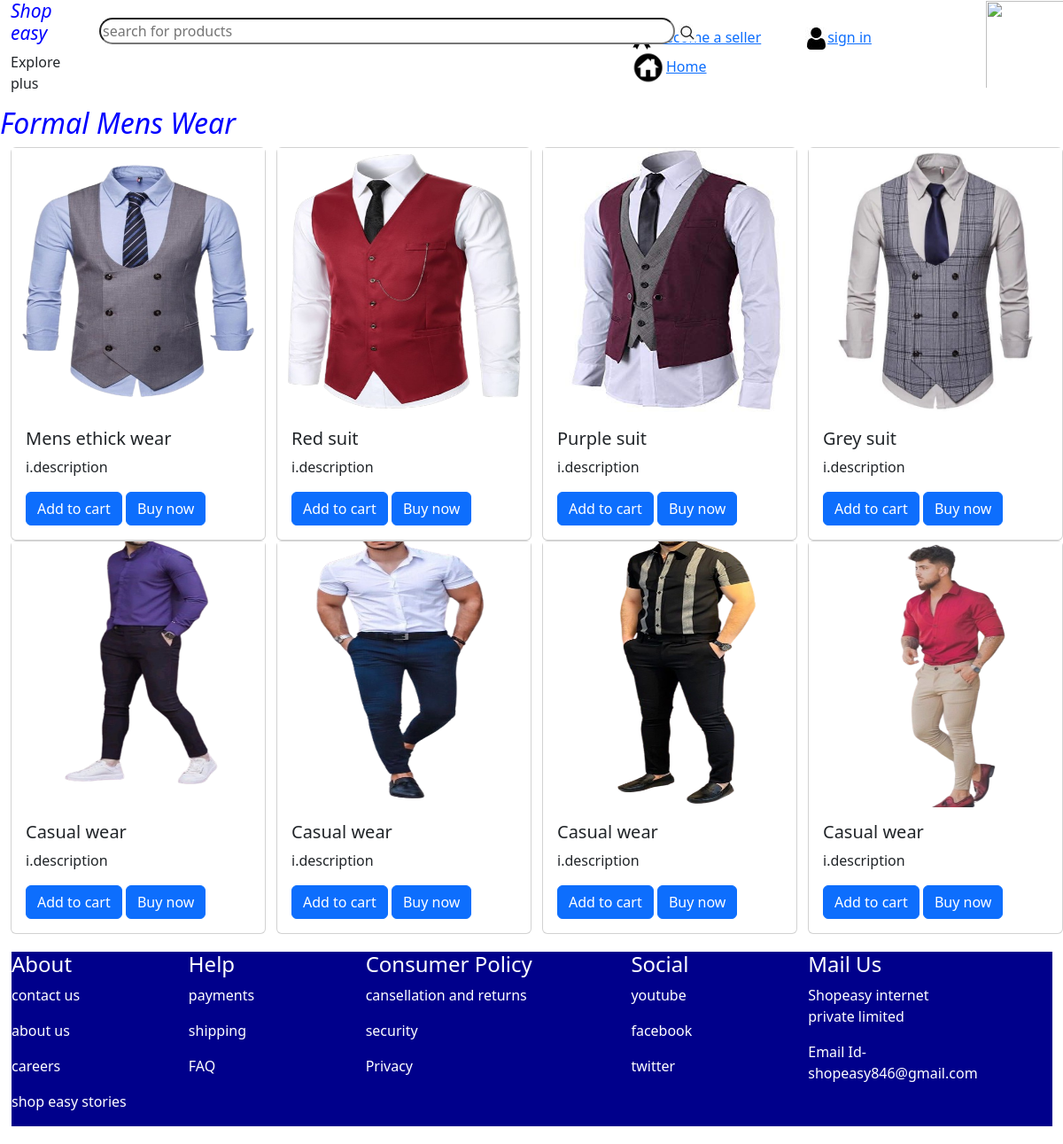
The page /formalmens/ on the database its author committed.
### seller/models.py (models this page shows, shortened)
class Product(models.Model):
    product=models.TextField(db_column='product',null=True)
    description=models.TextField(db_column='description',null=True)
    image=models.ImageField(upload_to='products',db_column='image',null=True)
    stock=models.TextField(db_column='stock',null=True)
    category=models.ForeignKey(Category,on_delete=models.CASCADE,null=True)
    quantity=models.PositiveIntegerField(db_column='quantity',null=True)
    price=models.PositiveIntegerField(db_column='price',null=True)

### customer/views.py (the view)
# urls.py: path('formalmens/',views.formalmens,name='formalmens'),
def formalmens(request):
    cat=Category.objects.get(name='Mens')
    ph=Product.objects.filter(category=cat)
    return render(request,'customer/formalmens.html',{'product':ph})

### customer/templates/customer/formalmens.html (shortened to what this page needs)
{% load static %}
<!DOCTYPE html>
<html lang="en">
<head>
    <link rel="stylesheet" href="">
    <link href="https://cdn.jsdelivr.net/npm/bootstrap@5.3.2/dist/css/bootstrap.min.css" rel="stylesheet">
</head>
<body>
<div class="container-fluid" >
  <div class="row nav-col-2">
    <div class="col-1 " >
            <h3>Shop easy</h3>
             <p>Explore plus</p>
    </div>
    <div class="col-6">
        <div class="box1" >
            <input class="box"  type="text"name=""id=""placeholder="search for products ">
            <img src="{% static 'images/search1.jpg' %}" alt="">
            </div>
    </div>
    <div class="col-4 icon-3" >
      <a href="{% url 'seller:sellerhome' %}"> become a seller</a> <a href="{% url 'customer:signup' %}"> <img src="{% static 'images/icon7.jpg' %}" alt="">sign in</a><a href="{% url 'customer:home' %}"><img class="i8" src="{% static 'images/icon8.jpg' %}" alt="">Home</a>
    </div>
    <div class="col-1">
        <img src="{% static 'images/icon10.jpg' %}" alt="">
    </div>
    </div>
</div>
    <h2>Formal Mens Wear</h2>
<div class="container-fluid">
   <div class="row">
    {% for i in product %}
      <div class="col-2">
        <div class="card " style="width: 18rem;">
            <img class="gd" src="{{i.image.url}}" class="card-img-top" alt="...">
            <div class="card-body">
              <h5 class="card-title">{{i.product}}</h5>
              <p class="card-text">i.description</p>
              <form action="{% url 'customer:add_to_cart' i.id %}" method="post">
                <button type="submit" class="btn btn-primary">Add to cart</button>
                <a href="{% url 'customer:pay' %}" class="btn btn-primary ">Buy now</a>
            </form>
            </div>
         </div>
      </div>
      <div class="col-1"></div>
      {% endfor %}
   </div>
   <div class="footer">
   <div class="row">
   <div class="col-2">
    <h4>About</h4>
    <p>contact us</p>
    <p>about us</p>
    <p>careers</p>
    <p>shop easy stories</p>
  </div>
  <div class="col-2">
    <h4>Help</h4>
    <p>payments</p>
    <p>shipping</p>
    <p>FAQ</p>
  </div>
  <div class="col-3">
    <h4>Consumer Policy</h4>
    <p>cansellation and returns</p>
    <p>security</p>
    <p>Privacy</p>
  </div>
  <div class="col-2">
  <h4>Social</h4>
  <p>youtube</p>
  <p>facebook</p>
  <p>twitter</p>
  </div>
  <div class="col-2">
    <h4>Mail Us</h4>
    <p>Shopeasy internet private limited</p>
    <p>Email Id-shopeasy846@gmail.com</p>
  </div>
</div>
</div>
</div>

### customer/templates/customer/formalmens.html (style rules this page uses)
.nav-col-2 { height: 100px; }
h3 { font-size: 21px; color: blue; font-style: italic; }
p { padding-top: 0px; }
.box { height: 30px; width: 650px; border-radius: 15px; font-size: medium; }
.box1 { position: absolute; }
.box1 { padding-top: 20px; }
.icon-3 { padding-top: 30px; }
.col-1 img { height: 100px; width: 100px; padding: 1px; }
h2 { color: blue; font-style: italic; }
.gd { height: 300px; }
.row { margin-bottom: 20px; }
.footer { background-color:darkblue; color: white; border-left: 1px solid white; }
.i8 { height: 40px; width: 40px; }

### rows shown on the page
Product: image (picture), product "Mens ethick wear"
Product: image (picture), product "Red suit"
Product: image (picture), product "Purple suit"
Product: image (picture), product "Grey suit"
Product: image (picture), product "Casual wear"
Product: image (picture), product "Casual wear"
Product: image (picture), product "Casual wear"
Product: image (picture), product "Casual wear"
